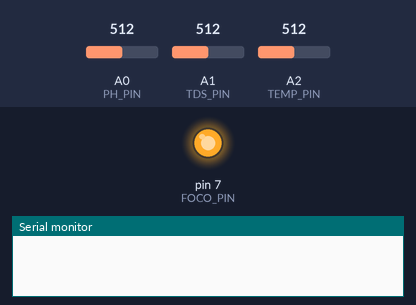
Recording of a sketch running on a simulated Arduino Uno, built with avr-gcc and run on an emulated ATmega328P. Parts: output pins drawn as LEDs (lit = HIGH), the last lines printed to the serial monitor. Inputs (shaded band) come from the test bench; at power-on: A0 (PH_PIN) = 512, A1 (TDS_PIN) = 512, A2 (TEMP_PIN) = 512.

Above: at 0.5 s.
At 5.3 s:
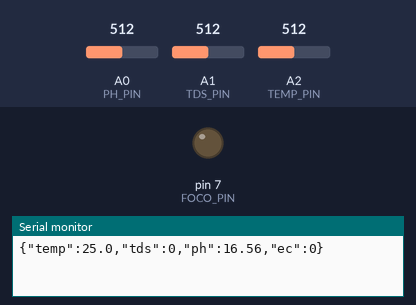
Timing chart, 0 to 7.4 s (numbered marks = the images above):
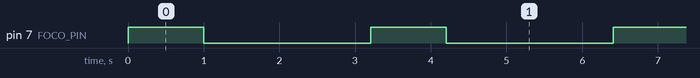

The sketch:

ARDUINO_NANO.INO
```cpp
// ===== Pines =====
#define TDS_PIN A1
#define PH_PIN A0
#define TEMP_PIN A2
#define FOCO_PIN 7

// ===== TDS =====
#define VREF 5.0
#define SCOUNT 30
int tdsBuffer[SCOUNT];
int tdsBufferTemp[SCOUNT];
int tdsIndex = 0;
float tdsValue = 0;
float temperature = 25;

// ===== pH =====
int m_4 = 948;
int m_7 = 849;
int m_9 = 761;

// ===== Factor EC =====
#define TDS_FACTOR 0.5

void setup() {
  pinMode(FOCO_PIN, OUTPUT);
  Serial.begin(9600);   // IMPORTANTE: mismo baud que ESP32
}

// ===== Funciones =====
float leerTDS() {
  int lectura = analogRead(TDS_PIN);
  tdsBuffer[tdsIndex++] = lectura;
  if (tdsIndex >= SCOUNT) tdsIndex = 0;

  for (int i = 0; i < SCOUNT; i++) tdsBufferTemp[i] = tdsBuffer[i];

  int temp = getMedianNum(tdsBufferTemp, SCOUNT);
  float voltaje = temp * VREF / 1024.0;
  float compensado = voltaje / (1.0 + 0.02 * (temperature - 25.0));

  tdsValue = (133.42 * compensado * compensado * compensado
            - 255.86 * compensado * compensado
            + 857.39 * compensado) * 0.5;

  return tdsValue;
}

float leerPH() {
  int prom = 0;
  for (int i = 0; i < 20; i++) {
    prom += analogRead(PH_PIN);
    delay(10);
  }
  prom /= 20;

  float ph;
  if (prom <= m_7)
    ph = 4.01 + (prom - m_4) * (6.86 - 4.01) / (m_7 - m_4);
  else
    ph = 6.86 + (prom - m_7) * (9.18 - 6.86) / (m_9 - m_7);

  return ph;
}

float leerTemperatura() {
  int valorADC = analogRead(TEMP_PIN);
  float R = 10000.0 * (1023.0 / valorADC - 1.0);
  float T = 1.0 / (1.0 / 298.15 + 1.0 / 3950.0 * log(R / 10000.0));
  return T - 273.15;
}

int getMedianNum(int bArray[], int iFilterLen) {
  int bTab[iFilterLen];
  for (byte i = 0; i < iFilterLen; i++) bTab[i] = bArray[i];

  for (int j = 0; j < iFilterLen - 1; j++) {
    for (int i = 0; i < iFilterLen - j - 1; i++) {
      if (bTab[i] > bTab[i + 1]) {
        int temp = bTab[i];
        bTab[i] = bTab[i + 1];
        bTab[i + 1] = temp;
      }
    }
  }

  if (iFilterLen % 2 == 1) return bTab[(iFilterLen - 1) / 2];
  else return (bTab[iFilterLen / 2] + bTab[iFilterLen / 2 - 1]) / 2;
}

void loop() {


  digitalWrite(FOCO_PIN, HIGH);
  delay(1000);
  digitalWrite(FOCO_PIN, LOW);
  delay(1000);
  temperature = leerTemperatura();
  float tds = leerTDS();
  float ph = leerPH();
  float ec = tds / TDS_FACTOR;

  // ===== Enviar al ESP32 en formato JSON =====
  Serial.print("{\"temp\":");
  Serial.print(temperature, 1);
  Serial.print(",\"tds\":");
  Serial.print(tds, 0);
  Serial.print(",\"ph\":");
  Serial.print(ph, 2);
  Serial.print(",\"ec\":");
  Serial.print(ec, 0);
  Serial.println("}");

  delay(1000);
}
```

Measured:
- by itself, pin 7 (FOCO_PIN): alternates HIGH for 1.0 s and LOW for 2.2 s
